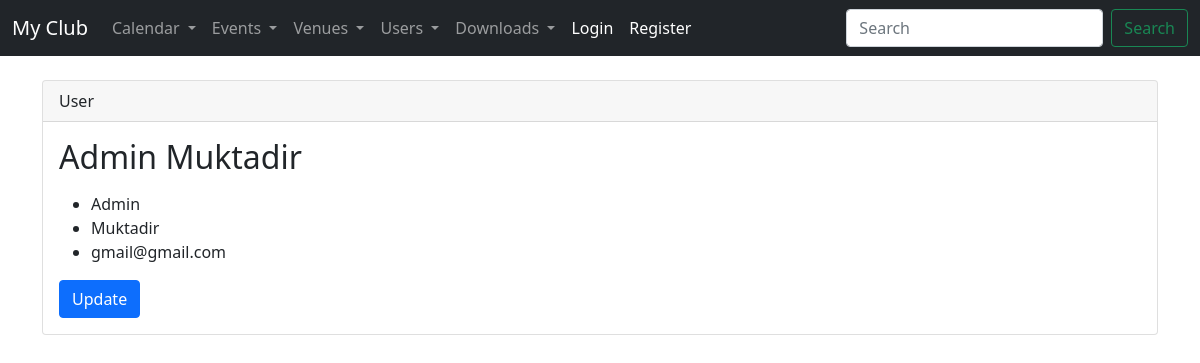
The page /show_user/2 on the database its author committed.
### events/models.py (models this page shows)
class MyClubUser(models.Model):
    first_name = models.CharField(max_length=30)
    last_name = models.CharField(max_length=30)
    email = models.EmailField("User Email")
    def __str__(self):
        return self.first_name + " " + self.last_name

### events/views.py (the view)
# urls.py: path("show_user/<user_id>", views.show_user, name="show_user"),
def show_user(request, user_id):
    user = MyClubUser.objects.get(pk=user_id)
    return render(request, "events/show_user.html", {
        "user": user,
    })

### events/templates/events/show_user.html
{% extends "events/base.html" %}
{% block content %}
<br />
<div class="card">
    <div class="card-header">
        User
    </div>
    <div class="card-body">
        <h2 class="card-title">{{ user }}</h2>
        <p class="card-text">
        <ul>
            <li>
                {{ user.first_name }}
            </li>
            <li>
                {{ user.last_name }}
            </li>
            <li>
                {{ user.email }}
            </li>
        </ul>
        </p>
        <a href="{% url 'update_user' user.id %}">
            <button class="btn btn-primary">Update</button>
        </a>
    </div>
</div>
{% endblock %}

### rows shown on the page
MyClubUser: first_name+last_name "Admin Muktadir", first_name "Admin", last_name "Muktadir", email "gmail@gmail.com"
